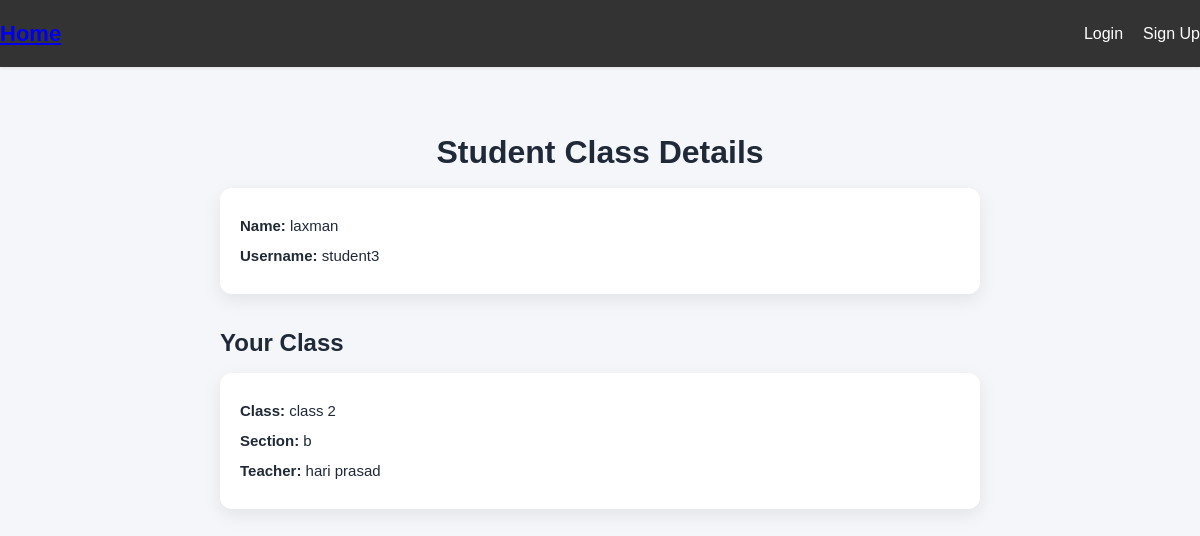
Page /student_class_detail/8/ on the committed database.
### base/models.py (models this page shows, shortened)
class CustomUser(AbstractUser):
    USER_TYPE_CHOICES = (
        ('admin', 'Admin'),
        ('teacher', 'Teacher'),
        ('student', 'Student'),
        ('staff', 'Staff'),
    )
    name = models.CharField(max_length=255, blank=True)
    roll_number = models.IntegerField(blank=True, null=True)
    address = models.CharField(max_length=255)
    enrollment_date = models.DateField(auto_now_add=True)
    user_type = models.CharField(max_length=10, choices=USER_TYPE_CHOICES)
    email = models.EmailField(unique=True)
    image = models.ImageField(upload_to='user_image/', blank=True, null=True)

class School_Class(models.Model):
    class_name = models.CharField(max_length=50)
    section = models.CharField(max_length=10, blank=True)
    teacher = models.ForeignKey(CustomUser, on_delete=models.SET_NULL, null=True, blank=True)
    student = models.ManyToManyField(CustomUser, related_name='classes', blank=True)

### base/views.py (the view)
# urls.py: path("student_class_detail/<int:id>/", views.student_class_detail, name="student_class_detail"),
def student_class_detail(request, id):
    student = CustomUser.objects.get(id=id, user_type='student')
    classes = student.classes.all()
    return render(request, "student_class_detail.html", {
        "student": student,
        "classes": classes,
    })

### templates/student_class_detail.html (shortened to what this page needs)
{% extends 'base.html' %}
{% load static %}
{% block content %}
<div class="details-wrapper">
    <h1>Student Class Details</h1>
    <div class="student-info">
        <p><strong>Name:</strong> {{ student.name }}</p>
        <p><strong>Username:</strong> {{ student.username }}</p>
    </div>
    <h2>Your Class</h2>
    {% if classes %}
        {% for class_item in classes %}
            <div class="class-card">
                <p><strong>Class:</strong> {{ class_item.class_name }}</p>
                <p><strong>Section:</strong> {{ class_item.section }}</p>
                <p><strong>Teacher:</strong> {{ class_item.teacher.name }}</p>
            </div>
        {% endfor %}
    {% else %}
        <p class="no-class">You are not assigned to any class.</p>
    {% endif %}
</div>
{% endblock %}

### static/css/style.css (style rules this page uses)
* { margin: 0; padding: 0; box-sizing: border-box; }
body { font-family: -apple-system, BlinkMacSystemFont, 'Segoe UI', Roboto, 'Helvetica Neue', Arial, sans-serif; background-color: #f3f4f6; color: #1f2937; line-height: 1.6; }

### templates/student_class_detail.html (style rules this page uses)
body { background: #f4f6f9; font-family: 'Poppins', sans-serif; }
.details-wrapper { max-width: 800px; margin: 40px auto; padding: 20px; animation: fadeSlide 0.8s ease forwards; opacity: 0; }
h1 { text-align: center; font-weight: 600; margin-bottom: 10px; }
h2 { margin-top: 30px; margin-bottom: 10px; font-weight: 600; }
.student-info, .class-card { background: #fff; padding: 20px; border-radius: 12px; margin-bottom: 15px; box-shadow: 0 6px 18px rgba(0, 0, 0, 0.08); transition: transform 0.3s ease, box-shadow 0.3s ease; }
.student-info p, .class-card p { font-size: 15px; margin: 6px 0; }

### rows in the picture
CustomUser: name "laxman", username "student3"
School_Class: class_name "class 2", section "b", teacher.name "hari prasad"
